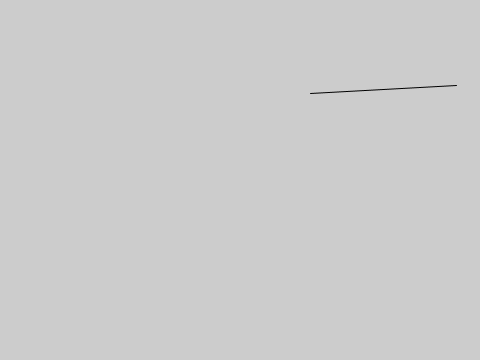
Frame 1 (no input)
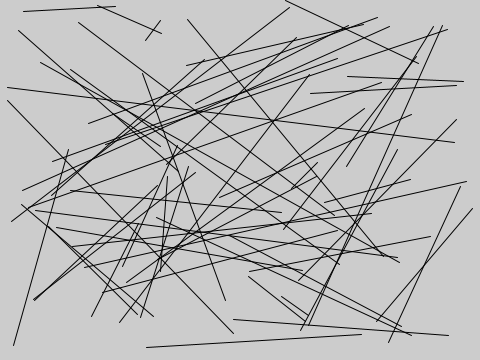
Frame 60 (the mouse pressed at the canvas centre just before this capture)
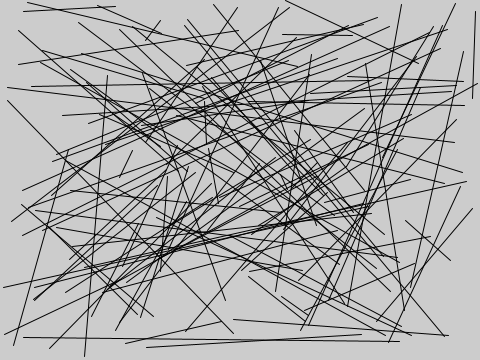
Frame 120 (the mouse held since frame 60 and released just before this capture)

The Processing sketch that drew these frames (run headless with seeded random() and noise(); from frame 60 on, the mouse is pressed at the canvas centre):

// Processing sketch: random
// ── random.pde
void setup() {
    size(480, 360);
}

void draw() {
    line(random(0, width), random(0, height), random(0, width), random(0, height));
}
